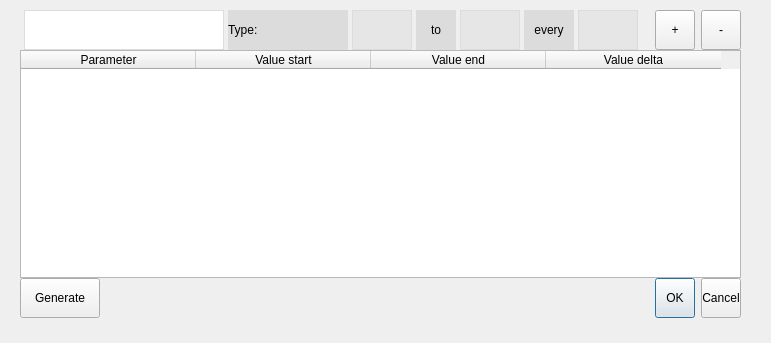
<?xml version="1.0" encoding="UTF-8"?>
<ui version="4.0">
 <class>generateBatch</class>
 <widget class="QDialog" name="generateBatch">
  <property name="geometry">
   <rect>
    <x>0</x>
    <y>0</y>
    <width>771</width>
    <height>343</height>
   </rect>
  </property>
  <property name="windowTitle">
   <string>Dialog</string>
  </property>
  <property name="styleSheet">
   <string notr="true">QPushButton{
min-width:38px;
min-height:38px;
	padding-left:0px;
	padding-right:0px;
}

QLineEdit{
	background-color:rgb(230,230,230);
border:1px solid rgb(220,220,220);
min-height:38px;
	font: 13pt &quot;Arial&quot;;
qproperty-alignment: AlignCenter;
}

QLineEdit::hover, QLineEdit:focus{
	background-color:rgb(255,255,255);
}

QLineEdit:focus{
	background-color:rgb(255,255,255);
}

QLabel{
background-color:rgb(220, 220, 220);
min-height:38px;
qproperty-alignment: AlignCenter;
font: 11pt &quot;Arial&quot;;

}




QComboBox {
    border:1px solid rgb(220,220,220);
    min-width: 6em;
	min-height:38px;
	font: 11pt &quot;Arial&quot;;

height:38px;

}


QComboBox:!editable {
    min-width: 6em;
	min-height:38px;
	font: 11pt &quot;Arial&quot;;
     background: qlineargradient(x1: 0, y1: 0, x2: 0, y2: 1,
                                 stop: 0 #E1E1E1, stop: 0.4 #DDDDDD,
                                 stop: 0.5 #D8D8D8, stop: 1.0 #D3D3D3);
}

/* QComboBox gets the &quot;on&quot; state when the popup is open */
QComboBox:!editable:on {
    background: qlineargradient(x1: 0, y1: 0, x2: 0, y2: 1,
                                stop: 0 #D3D3D3, stop: 0.4 #D8D8D8,
                                stop: 0.5 #DDDDDD, stop: 1.0 #E1E1E1);
    min-width: 6em;
	min-height:38px;
border-radius:0px;
	font: 11pt &quot;Arial&quot;;

}

QComboBox:on { /* shift the text when the popup opens */
    padding-top: 0px;
    padding-left: 20px;

}

QComboBox::drop-down {
    subcontrol-origin: padding;
    subcontrol-position: top right;
    width: 12px;
		qproperty-alignment: AlignCenter;
	border-left-width: 0px;
    border-left-color: darkgray;
    border-left-style: solid; /* just a single line */
	padding-right:4px;
	min-height:38px;
	font: 11pt &quot;Arial&quot;;
}

QComboBox::down-arrow {
    image:url(:/img/dropdown.png) ;
width:12px;
}

QComboBox::down-arrow:on { /* shift the arrow when popup is open */
    top: 1px;
    left: 1px;
}

QComboBox QListView
{
border-radius:0px;
    selection-background-color: QLinearGradient( x1: 0, y1: 0, x2: 0, y2: 1, stop: 0 #8DAEBE, stop: 1 #678EA3);
color:white;
min-height:38px;
background-color:rgb(220,220,220);
	font: 11pt &quot;Arial&quot;;
}

QComboBox QAbstractItemView::item{
	color:balck;
height:40px;
min-height:38px;
}
</string>
  </property>
  <widget class="QWidget" name="">
   <property name="geometry">
    <rect>
     <x>20</x>
     <y>10</y>
     <width>721</width>
     <height>308</height>
    </rect>
   </property>
   <layout class="QGridLayout" name="gridLayout">
    <property name="horizontalSpacing">
     <number>-1</number>
    </property>
    <property name="verticalSpacing">
     <number>0</number>
    </property>
    <item row="0" column="0" colspan="2">
     <layout class="QHBoxLayout" name="horizontalLayout">
      <property name="spacing">
       <number>0</number>
      </property>
      <property name="sizeConstraint">
       <enum>QLayout::SetMaximumSize</enum>
      </property>
      <property name="topMargin">
       <number>0</number>
      </property>
      <item>
       <widget class="QComboBox" name="parameter_Combo">
        <property name="minimumSize">
         <size>
          <width>74</width>
          <height>40</height>
         </size>
        </property>
        <property name="maximumSize">
         <size>
          <width>200</width>
          <height>40</height>
         </size>
        </property>
       </widget>
      </item>
      <item>
       <widget class="QLabel" name="type_LB">
        <property name="minimumSize">
         <size>
          <width>120</width>
          <height>38</height>
         </size>
        </property>
        <property name="maximumSize">
         <size>
          <width>120</width>
          <height>40</height>
         </size>
        </property>
        <property name="text">
         <string>Type: </string>
        </property>
       </widget>
      </item>
      <item>
       <widget class="QLineEdit" name="start_LE">
        <property name="minimumSize">
         <size>
          <width>60</width>
          <height>40</height>
         </size>
        </property>
        <property name="maximumSize">
         <size>
          <width>60</width>
          <height>16777215</height>
         </size>
        </property>
       </widget>
      </item>
      <item>
       <widget class="QLabel" name="to_LB">
        <property name="minimumSize">
         <size>
          <width>40</width>
          <height>38</height>
         </size>
        </property>
        <property name="maximumSize">
         <size>
          <width>40</width>
          <height>40</height>
         </size>
        </property>
        <property name="text">
         <string>to</string>
        </property>
        <property name="alignment">
         <set>Qt::AlignCenter</set>
        </property>
       </widget>
      </item>
      <item>
       <widget class="QLineEdit" name="end_LE">
        <property name="minimumSize">
         <size>
          <width>60</width>
          <height>40</height>
         </size>
        </property>
        <property name="maximumSize">
         <size>
          <width>60</width>
          <height>16777215</height>
         </size>
        </property>
       </widget>
      </item>
      <item>
       <widget class="QLabel" name="every_LB">
        <property name="minimumSize">
         <size>
          <width>50</width>
          <height>38</height>
         </size>
        </property>
        <property name="maximumSize">
         <size>
          <width>50</width>
          <height>40</height>
         </size>
        </property>
        <property name="text">
         <string>every</string>
        </property>
        <property name="alignment">
         <set>Qt::AlignCenter</set>
        </property>
       </widget>
      </item>
      <item>
       <widget class="QLineEdit" name="delta_LE">
        <property name="minimumSize">
         <size>
          <width>60</width>
          <height>40</height>
         </size>
        </property>
        <property name="maximumSize">
         <size>
          <width>60</width>
          <height>16777215</height>
         </size>
        </property>
       </widget>
      </item>
     </layout>
    </item>
    <item row="0" column="2">
     <widget class="QPushButton" name="add_PB">
      <property name="sizePolicy">
       <sizepolicy hsizetype="Fixed" vsizetype="Fixed">
        <horstretch>0</horstretch>
        <verstretch>0</verstretch>
       </sizepolicy>
      </property>
      <property name="minimumSize">
       <size>
        <width>40</width>
        <height>40</height>
       </size>
      </property>
      <property name="maximumSize">
       <size>
        <width>40</width>
        <height>40</height>
       </size>
      </property>
      <property name="styleSheet">
       <string notr="true"/>
      </property>
      <property name="text">
       <string>+</string>
      </property>
     </widget>
    </item>
    <item row="0" column="3">
     <widget class="QPushButton" name="delete_PB">
      <property name="sizePolicy">
       <sizepolicy hsizetype="Fixed" vsizetype="Fixed">
        <horstretch>0</horstretch>
        <verstretch>0</verstretch>
       </sizepolicy>
      </property>
      <property name="minimumSize">
       <size>
        <width>40</width>
        <height>40</height>
       </size>
      </property>
      <property name="maximumSize">
       <size>
        <width>40</width>
        <height>40</height>
       </size>
      </property>
      <property name="text">
       <string>-</string>
      </property>
     </widget>
    </item>
    <item row="1" column="0" colspan="4">
     <widget class="QTableWidget" name="parameter_Table">
      <attribute name="horizontalHeaderDefaultSectionSize">
       <number>175</number>
      </attribute>
      <attribute name="horizontalHeaderMinimumSectionSize">
       <number>175</number>
      </attribute>
      <attribute name="verticalHeaderDefaultSectionSize">
       <number>30</number>
      </attribute>
      <attribute name="verticalHeaderMinimumSectionSize">
       <number>30</number>
      </attribute>
      <column>
       <property name="text">
        <string>Parameter</string>
       </property>
      </column>
      <column>
       <property name="text">
        <string>Value start</string>
       </property>
      </column>
      <column>
       <property name="text">
        <string>Value end</string>
       </property>
      </column>
      <column>
       <property name="text">
        <string>Value delta</string>
       </property>
      </column>
     </widget>
    </item>
    <item row="2" column="0">
     <widget class="QPushButton" name="pushButton">
      <property name="maximumSize">
       <size>
        <width>80</width>
        <height>16777215</height>
       </size>
      </property>
      <property name="text">
       <string>Generate</string>
      </property>
     </widget>
    </item>
    <item row="2" column="1" colspan="3">
     <widget class="QDialogButtonBox" name="buttonBox">
      <property name="orientation">
       <enum>Qt::Horizontal</enum>
      </property>
      <property name="standardButtons">
       <set>QDialogButtonBox::Cancel|QDialogButtonBox::Ok</set>
      </property>
     </widget>
    </item>
   </layout>
  </widget>
 </widget>
 <resources/>
 <connections>
  <connection>
   <sender>buttonBox</sender>
   <signal>accepted()</signal>
   <receiver>generateBatch</receiver>
   <slot>accept()</slot>
   <hints>
    <hint type="sourcelabel">
     <x>248</x>
     <y>254</y>
    </hint>
    <hint type="destinationlabel">
     <x>157</x>
     <y>274</y>
    </hint>
   </hints>
  </connection>
  <connection>
   <sender>buttonBox</sender>
   <signal>rejected()</signal>
   <receiver>generateBatch</receiver>
   <slot>reject()</slot>
   <hints>
    <hint type="sourcelabel">
     <x>316</x>
     <y>260</y>
    </hint>
    <hint type="destinationlabel">
     <x>286</x>
     <y>274</y>
    </hint>
   </hints>
  </connection>
 </connections>
</ui>
